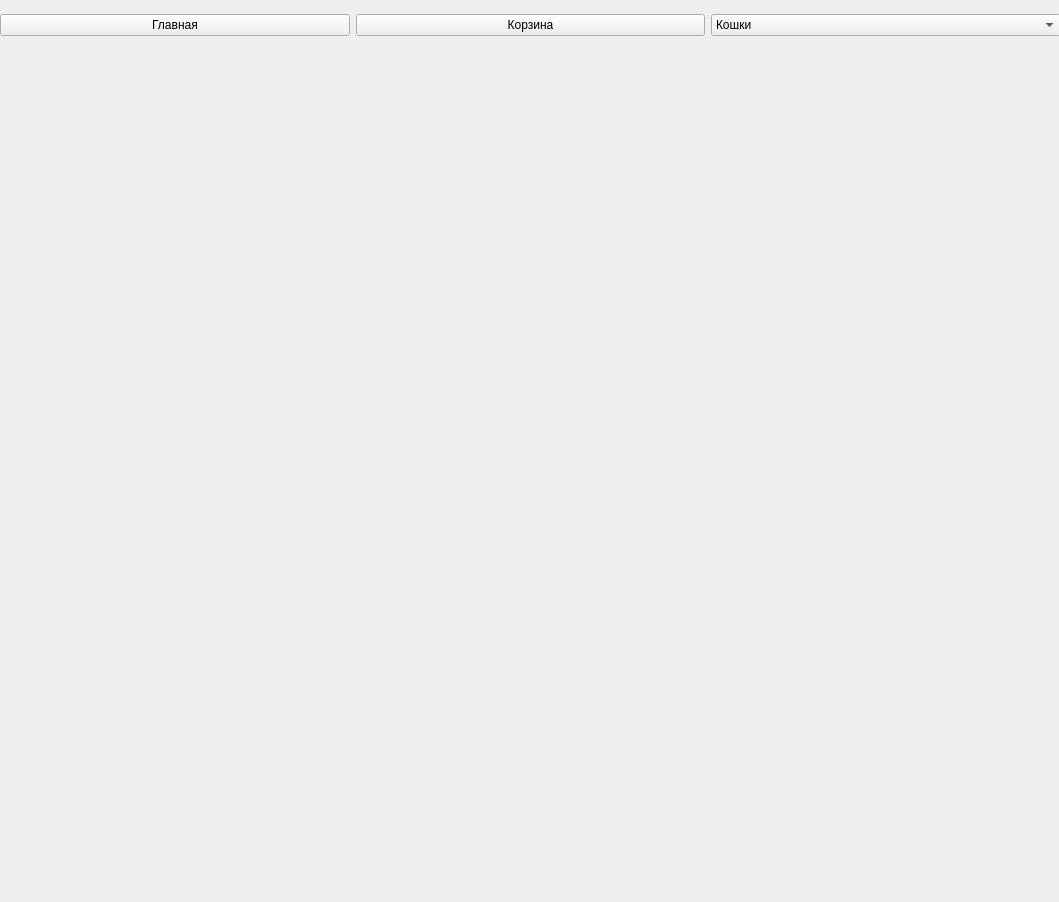
<?xml version="1.0" encoding="UTF-8"?>
<ui version="4.0">
 <class>Form</class>
 <widget class="QWidget" name="Form">
  <property name="geometry">
   <rect>
    <x>0</x>
    <y>0</y>
    <width>1059</width>
    <height>902</height>
   </rect>
  </property>
  <property name="windowTitle">
   <string>Form</string>
  </property>
  <widget class="QWidget" name="horizontalLayoutWidget">
   <property name="geometry">
    <rect>
     <x>0</x>
     <y>0</y>
     <width>1061</width>
     <height>51</height>
    </rect>
   </property>
   <layout class="QHBoxLayout" name="horizontalLayout">
    <item>
     <widget class="QPushButton" name="mainBtn">
      <property name="text">
       <string>Главная</string>
      </property>
     </widget>
    </item>
    <item>
     <widget class="QPushButton" name="basketBtn">
      <property name="text">
       <string>Корзина</string>
      </property>
     </widget>
    </item>
    <item>
     <widget class="QComboBox" name="comboBox">
      <item>
       <property name="text">
        <string>Кошки</string>
       </property>
      </item>
      <item>
       <property name="text">
        <string>Собаки</string>
       </property>
      </item>
      <item>
       <property name="text">
        <string>Грызуны</string>
       </property>
      </item>
      <item>
       <property name="text">
        <string>Птицы</string>
       </property>
      </item>
     </widget>
    </item>
   </layout>
  </widget>
 </widget>
 <resources/>
 <connections/>
</ui>
